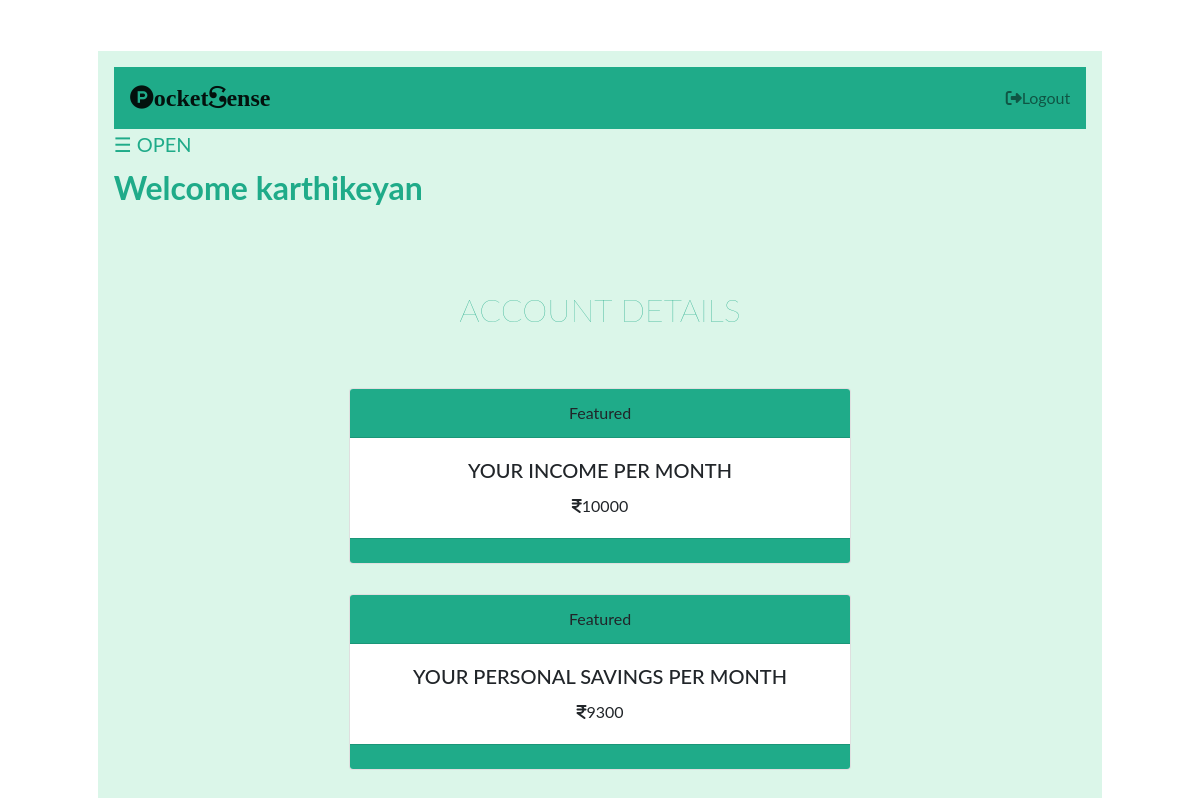
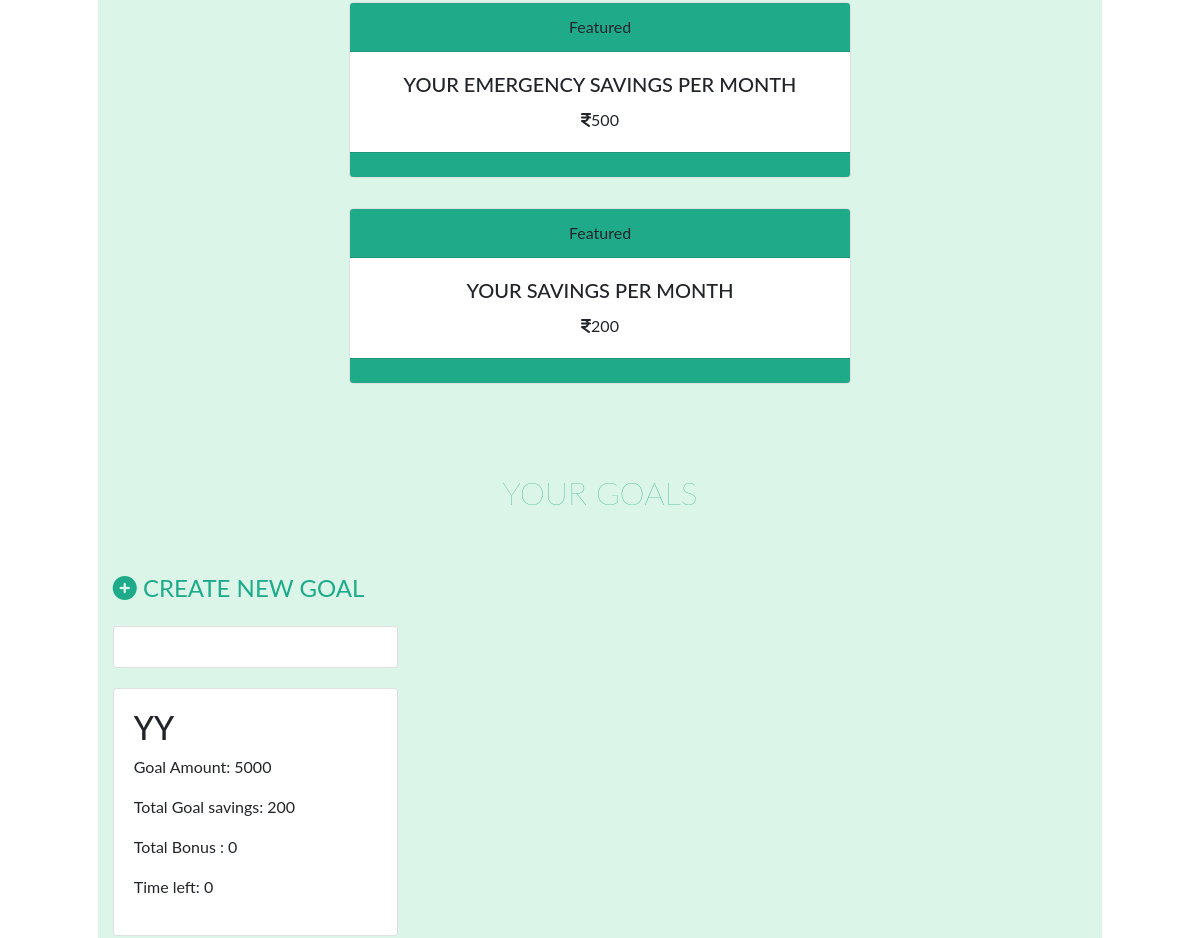
Before: /goal/account (signed in, upper part) with the older database file (2 pictures, top to bottom).
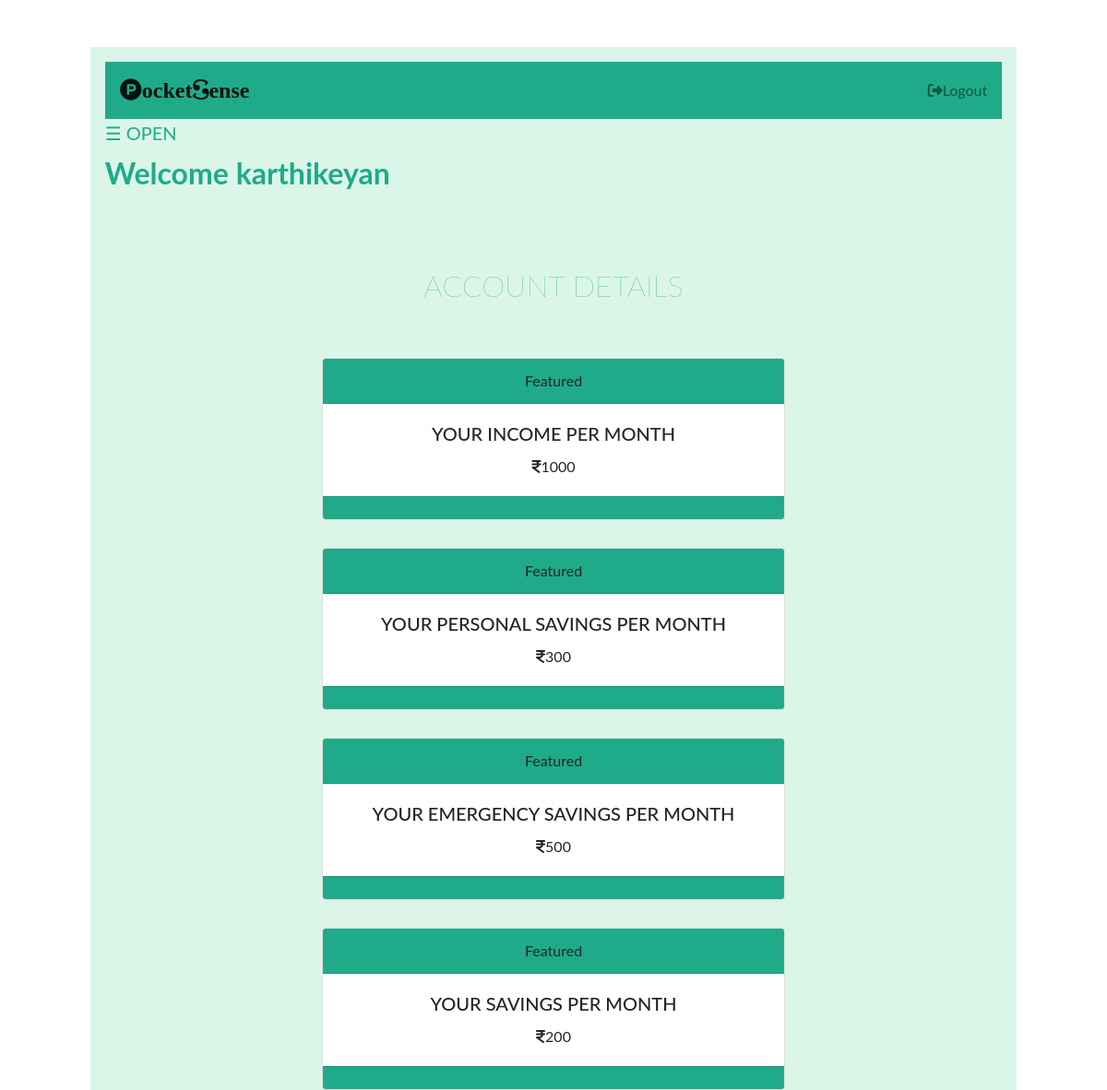
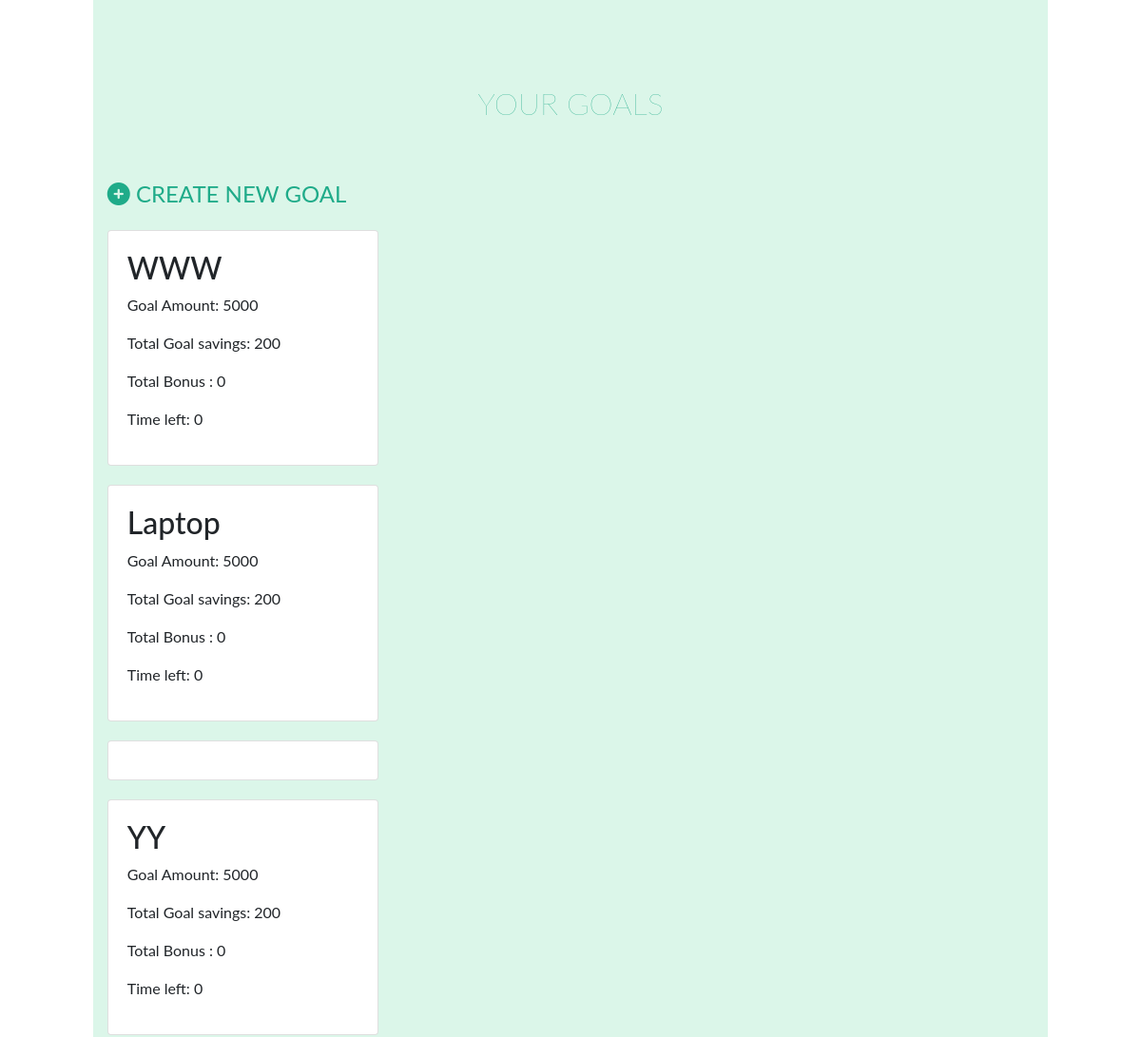
After: the same page with the newer database file (2 pictures, top to bottom).
### tables this page shows
CREATE TABLE goal(
	goal_id INTEGER PRIMARY KEY AUTOINCREMENT,
	author_id INTEGER ,
	task_author INTEGER,

	goal_name TEXT UNIQUE ,
	income_amt INTEGER ,
	goal_amt INTEGER ,
	goal_saving INTEGER,

	fix_saving_amt INTEGER,
	saving_amt INTEGER ,
	emergency_amt INTEGER ,
	
	bonus INTEGER ,
    time_left INTEGER ,
	personal_amt INTEGER ,
	counter INTEGER,

	created TIMESTAMP DEFAULT CURRENT_TIMESTAMP,


	task_name  TEXT,

	task_amt INTEGER,
	task_count INTEGER,
	
	FOREIGN KEY (author_id) REFERENCES child (child_id),
	
	FOREIGN KEY (task_author) REFERENCES parent (parent_id)

);

### fin/goal.py (the view, shortened to what this page needs)
@bp.route('/account' ,  methods = ('GET' , 'POST'))
@child_login_required
def account():
    db = get_db()
    goals = db.execute(
            'SELECT go.goal_id , income_amt , goal_amt , saving_amt , emergency_amt , author_id , goal_name , child_username , time_left ,personal_amt, created , bonus , counter , goal_saving  , fix_saving_amt'
            ' FROM goal go JOIN child c ON go.author_id = c.child_id'
            ' ORDER BY created DESC'
            ).fetchall()
    from datetime import datetime
    counter =0
    for x in goals:
        counter += 1
    for i in range(0 , counter):
        created_time = goals[i]['created']
        today = datetime.today()
        goal_saving = goals[i]['goal_saving']
        fix_saving_amt = goals[i]['fix_saving_amt']
        created_month = int(created_time.strftime('%m'))
        created_date = int(created_time.strftime('%d'))
        tracker = goals[i]['counter']
        tracker += created_month
        curr_month = int(today.strftime('%m'))
        curr_date = int(today.strftime('%d'))
        if(tracker != 12):
            if (created_date == curr_date and tracker + 1  == curr_month):
                saving_amt = goals[i]['saving_amt']
                goal_saving += fix_saving_amt
                saving_amt += saving_amt
                tracker += 1
                db.execute(
                    'UPDATE goal SET saving_amt = ? ,counter = ?, goal_saving= ? '
                    ' WHERE created = ?',
                    (saving_amt , tracker,goal_saving, created_time)
                    )
                db.commit()
    return render_template('goal/account.html' , goals=goals)

### fin/auth.py (called while the page is built)
@bp.before_app_request
def load_logged_in_parent():
    parent_id = session.get('parent_id')
    if parent_id is None:
        g.parent = None
    else:
        g.parent = get_db().execute(
            'SELECT * FROM parent WHERE parent_id = ?', (parent_id,)
        ).fetchone()

@bp.before_app_request
def load_logged_in_child():
    child_id = session.get('child_id')
    if child_id is None:
        g.child = None
    else:
        g.child = get_db().execute(
            'SELECT * FROM child WHERE child_id = ?', (child_id,)
        ).fetchone()

def child_login_required(view):
    @functools.wraps(view)
    def wrapped_view(**kwargs):
        if g.child is None:
            return redirect(url_for('auth.child_login'))
        return view(**kwargs)
    return wrapped_view

### fin/db.py (called while the page is built)
def get_db():
	if 'db' not in g:
		g.db = sqlite3.connect( current_app.config['DATABASE'] , detect_types=sqlite3.PARSE_DECLTYPES)
		g.db.row_factory = sqlite3.Row
	return g.db

### fin/templates/goal/account.html (shortened to what this page needs)
<!DOCTYPE html>
<html>
<head>
  <link rel="stylesheet" href="https://stackpath.bootstrapcdn.com/bootstrap/4.5.0/css/bootstrap.min.css">
<link rel="stylesheet" href="{{ url_for('static', filename='account.css') }}">
</head>
<body>
  <section id="main">
  <div class="container-fluid">
    <section id="first">
      <div id="main">
        <nav class="navbar navbar-light" style="background-color: #1fab89;">
          <a class="navbar-brand" href=""><i class="fa fa-product-hunt" aria-hidden="true"></i>ocket<i class="fa fa-scribd" aria-hidden="true"></i>ense</a>
          <ul class="navbar-nav ml-auto">
            <li class="nav-item">
              {% if g.child %}
              <a class="nav-link" href="{{ url_for('auth.child_logout') }}"><i class="fa fa-sign-out" aria-hidden="true"></i>Logout</a>
              {% endif %}
            </li>
          </ul>
        </nav>
        <span class="op" style="font-size:20px;cursor:pointer" onclick="openNav()">&#9776; OPEN</span>
         {% if g.child %}
        <h2 class="title">Welcome {{ g.child['child_username'] }}</h2>
        {% endif %}
      </div>
    </section>
    <section id='second'>
      <h2 class="title_goal">ACCOUNT DETAILS</h2>
      <div class="card w-50 text-center">
        <div class="card-header">
          Featured
        </div>
        <div class="card-body" style="align:center;">
          <h5 class="card-title">YOUR INCOME PER MONTH </h5>
          <p class="card-text"><i class="fa fa-inr" aria-hidden="true"></i>{{ goals[0]['income_amt'] }}</p>
        </div>
        <div class="card-footer text-muted">
        </div>
      </div>
      <div class="card w-50 text-center">
        <div class="card-header">
          Featured
        </div>
        <div class="card-body" style="align:center;">
          <h5 class="card-title">YOUR PERSONAL SAVINGS PER MONTH</h5>
          <p class="card-text"><i class="fa fa-inr" aria-hidden="true"></i>{{ goals[0]['personal_amt'] }}</p>
        </div>
        <div class="card-footer text-muted">
        </div>
      </div>
      <div class="card w-50 text-center">
        <div class="card-header">
          Featured
        </div>
        <div class="card-body" style="align:center;">
          <h5 class="card-title">YOUR EMERGENCY SAVINGS PER MONTH</h5>
          <p class="card-text"><i class="fa fa-inr" aria-hidden="true"></i>{{ goals[0]['emergency_amt'] }}</p>
        </div>
        <div class="card-footer text-muted">
        </div>
      </div>
      <div class="card w-50 text-center">
        <div class="card-header">
          Featured
        </div>
        <div class="card-body" style="align:center;">
          <h5 class="card-title">YOUR SAVINGS PER MONTH</h5>
          <p class="card-text"><i class="fa fa-inr" aria-hidden="true"></i>{{ goals[0]['fix_saving_amt'] }}</p>
        </div>
        <div class="card-footer text-muted">
        </div>
      </div>
    </section>
    <section id="third">
      <h2 class="title_goal">YOUR GOALS</h2>
      {% if g.child %}
      <a class="add1" href="{{ url_for('goal.create') }}"><i class="fa fa-plus-circle" aria-hidden="true"></i> CREATE NEW GOAL</a>
      {% endif %}
       {% for goal in goals %}
      <div class="card-deck row">
        <div class="pricing-column col-lg-4 col-md-6">
          <div class="card">
            <div class="card-body">
              {% if g.child['child_id'] == goal['author_id'] %}
                <h2>{{ goal['goal_name'] }}</h2>
                <p class="price-p">Goal Amount: {{ goal['goal_amt'] }}</p>
                <p class="price-p">Total Goal savings: {{ goal['goal_saving'] }}</p>
                <p class="price-p">Total Bonus : {{ goal['bonus'] }}</p>
                <p class="price-p">Time left: {{ goal['time_left'] }}</p>
              {% endif %}
            </div>
          </div>
        </div>
      </div>
        {% endfor %}
    </section>
  </div>
</section>
</body>
</html>

Changed rows visible on the page:
added goal: income_amt "1000", personal_amt "300", emergency_amt "500", fix_saving_amt "200", goal_name "WWW", goal_amt "5000", goal_saving "200", bonus "0", time_left "0"
added goal: goal_name "Laptop", goal_amt "5000", goal_saving "200", bonus "0", time_left "0"
Other visible differences:
{{ goals[0]['income_amt'] }}: "10000" → "1000"
{{ goals[0]['personal_amt'] }}: "9300" → "300"
